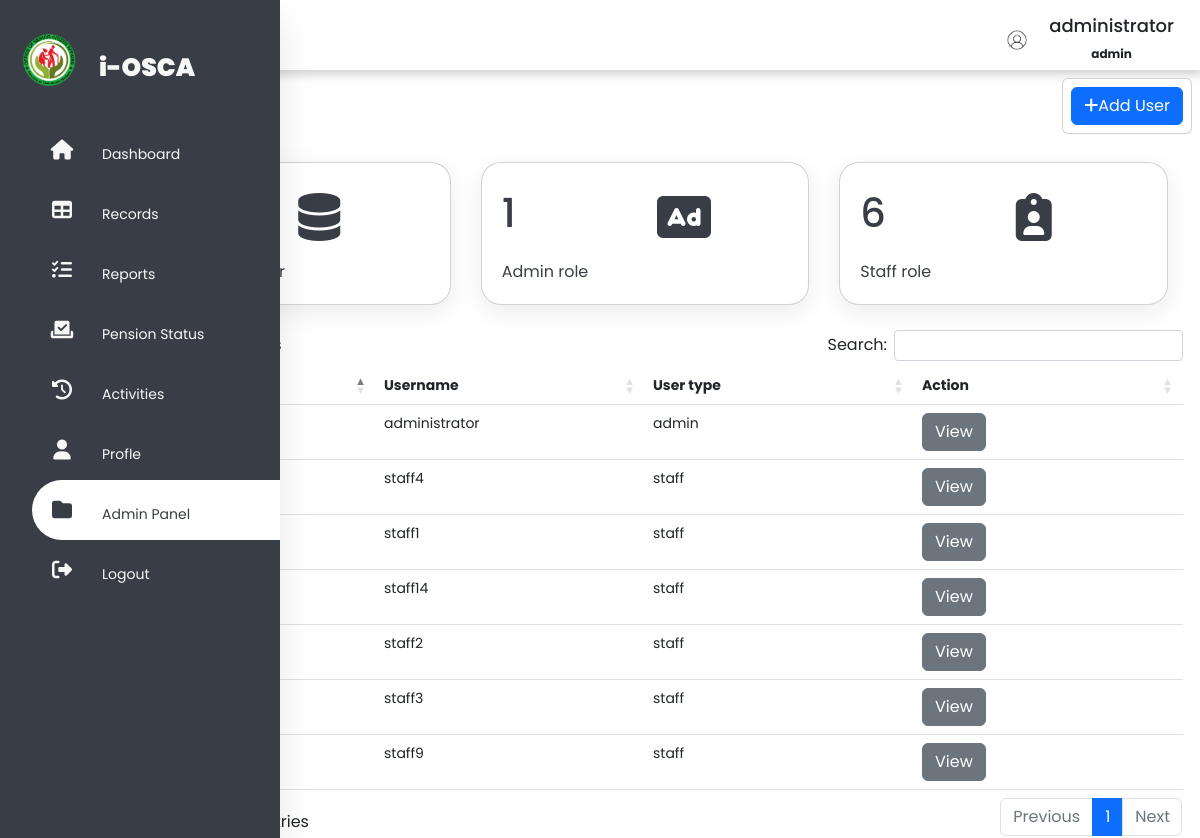
/fxasdasjdk.php (signed in), run on the app's committed database.
### tables this page shows
CREATE TABLE `users` (
  `user_id` int(11) NOT NULL,
  `fm_img` varchar(150) NOT NULL,
  `user_name` varchar(50) NOT NULL,
  `full_name` varchar(150) NOT NULL,
  `email` varchar(50) NOT NULL,
  `contact_num` varchar(150) NOT NULL,
  `fx_street` varchar(150) NOT NULL,
  `fx_municipality` varchar(150) NOT NULL,
  `user_level` varchar(50) NOT NULL,
  `password` text NOT NULL,
  `role_description` varchar(250) NOT NULL
);

### fxasdasjdk.php (the view, shortened to what this page needs)
<?php
include('conn/connection.php');
$records = $conn->query("SELECT * FROM users");
if (isset($_SESSION['user_id']) && isset($_SESSION['user_name']) && ($_SESSION["user_level"]=='admin')) {
    $sql="SELECT COUNT(user_name) as alladm FROM users";
    $a=mysqli_query($conn,$sql);
    $total=mysqli_fetch_assoc($a);
    $sql="SELECT COUNT(*) as adm FROM users WHERE user_level = 'admin'";
    $b=mysqli_query($conn,$sql);
    $admin=mysqli_fetch_assoc($b);
    $sql="SELECT COUNT(*) as staff FROM users WHERE user_level = 'staff'";
    $c=mysqli_query($conn,$sql);
    $staff=mysqli_fetch_assoc($c);
?>
<!DOCTYPE html>
<html lang="end">
<head>
    <link rel="stylesheet" href="https://cdnjs.cloudflare.com/ajax/libs/font-awesome/6.2.0/css/all.min.css">
    <link rel="stylesheet" href="css/bootstrap.min.css">
    <link rel="stylesheet" type="text/css" href="css/dataTables.bootstrap5.min.css">
    <link rel="stylesheet" type="text/css" href="css/g_style.css">
    <link rel="stylesheet" type="text/css" href="css/adminpanel.css">
</head>
<body>
    <nav class="side-nav">
        <ul>
            <li>
                <a href="#" class="logo">
                    <img src="media/header.png" alt="logo">
                    <span class="nav-item">i-OSCA</span>
                </a>
            </li>
            <li><a href="dashboard" id="nav-list">
                    <i class="fas fa-home"></i>
                    <span class="nav-item">Dashboard</span>
                </a></li>
            <li><a href="records" id="nav-list">
                    <i class="fas fa-table"></i>
                    <span class="nav-item">Records</span>
                </a></li>
            <li><a href="reports" id="nav-list">
                    <i class="fas fa-tasks"></i>
                    <span class="nav-item">Reports</span>
                </a></li>
            <li><a href="status" id="nav-list">
                    <i class="fas fa-check-to-slot"></i>
                    <span class="nav-item">Pension Status</span>
                </a></li>
            <li><a href="activities" id="nav-list">
                    <i class="fas fa-solid fa-clock-rotate-left"></i>
                    <span class="nav-item">Activities</span>
                </a></li>
            <li><a href="profile" id="nav-list">
                    <i class="fas fa-user"></i>
                    <span class="nav-item">Profle</span>
                </a></li>
            <li <?php if($_SESSION['user_level']=="staff") echo 'style="display:none;"'; ?>><a href="#" id="nav-list"
                    class="active">
                    <i class="fas fa-folder"></i>
                    <span class="nav-item">Admin Panel</span>
                </a></li>
            <li><a href="function/logout" class="logout" id="nav-list">
                    <i class="fas fa-sign-out-alt"></i>
                    <span class="nav-item">Logout</span>
                </a></li>
        </ul>
    </nav>
    <div class="main-content">
        <header>
            <div class="header-title">
                <h2>
                    <label for="">
                </h2>
            </div>
            <div class="user-wrapper">
                <img src="./image/<?php echo $_SESSION['fm_img']; ?>" class="user_img" alt="user">
                <div>
                    <h5><span class="nav-item"><?php echo $_SESSION['user_name']; ?></span></h5>
                    <p><span class="nav-item"><?php echo $_SESSION['user_level']; ?></span></p>
                </div>
            </div>
        </header>
        <div class="d-flex">
            <div class="p-2 ms-auto m-2 card">
                <button type="button" class="btn btn-primary" data-bs-toggle="modal" data-bs-target="#new">
                    <span><i class="fa-solid fa-plus"></i></span>Add User</button>
            </div>
        </div>
        <div class="container">
            <div class="cardBox">
                <div class="card">
                    <div class="row">
                        <div class="numbers col" id="total"><?php echo $total['alladm']?></div>
                        <div class="col" id="iconBox"><i class="fa-solid fa-database"></i></div>
                        <div class="cardName">Total System User</div>
                    </div>
                </div>
                <div class="card cadmin">
                    <div class="row">
                        <div class="numbers col"><?php echo $admin['adm']?></div>
                        <div class="col" id="iconBox"><i class="fa-solid fa-rectangle-ad"></i></i></div>
                        <div class="cardName">Admin role</div>
                    </div>
                </div>
                <div class="card cadmin">
                    <div class="row">
                        <div class="numbers col"><?php echo $staff['staff']?></div>
                        <div class="col" id="iconBox"><i class="fa-solid fa-clipboard-user"></i></i></div>
                        <div class="cardName">Staff role</div>
                    </div>
                </div>
            </div>
        </div>
        <div class="container">
            <div class="d-flex">
                <div class="w-100" id="container">
                    <table class="table" id="datatable">
                        <thead>
                            <tr>
                                <th scope="col">Profile</th>
                                <th scope="col">Username</th>
                                <th class="d-none d-sm-table-cell" scope="col">User type</th>
                                <th scope="col">Action</th>
                            </tr>
                        </thead>
                        <tbody>
                            <?php foreach($records as $row) :  ?>
                            <tr>
                                <td> <img src="image/<?php echo $row['fm_img'] ?>" class="user_img" /> </td>
                                <td> <?php echo $row['user_name']; ?> </td>
                                <td class="d-none d-sm-table-cell"> <?php echo $row['user_level']; ?> </td>
                                <td> <button id='<?php echo $row['user_id']; ?>' class="view btn btn-secondary"
                                        style="width: auto;" data-bs-toggle="modal"
                                        data-bs-target="#myModal">View</button>
                                </td>
                            </tr>
                            <?php endforeach; ?>
                    </table>
                </div>
            </div>
        </div>
    </div>
</body>
</html>
<?php
}
 ?>

### css/g_style.css (style rules this page uses)
:root { --main-color:#393E46; --secondary-color: #6D9886; --next-color: #F2E7D5; --last-color: #F7F7F7; --gray: #808080; }
* { margin: 0; padding: 0; outline: none; list-style: none; box-sizing: border-box; text-decoration: none; font-family: "Poppins", sans-serif; }
body { background: #fff; }
.side-nav { position: fixed; top: 0; bottom: 0; height: 100%; background: var(--main-color); width: 90px; z-index: 999; overflow: hidden; transition: width 0.2s linear; box-shadow: 0 20px 35px rgba(0, 0, 0, 0.1); }
.logo { text-align: center; transition: all 0.5s ease; margin: 20px 0 20px -75px; }
.logo img { width: 60px; height: 60px; border-radius: 50%; }
.logo span { font-weight: 900; font-size: 25px; }
.side-nav a { position: relative; color: rgb(85, 83, 83); font-size: 14px; text-decoration: none; color: var(--last-color); display: table; width: 300px; padding: 10px; }
li i { position: relative; width: 40px; height: 40px; top: 10px; color: var(--last-color); font-size: 20px; text-align: center; }
.nav-item { position: relative; top: 12px; margin-left: 20px; }
li a.active { background: #fff; color: var(--main-color); border-radius: 30px 0 0 30px; }
a.active i { color: var(--main-color); }
.logout { position: absolute; bottom: 0; }
.main-content { padding: 0 0 0 90px; }
header { display: flex; justify-content: space-between; padding: 1rem; width: 100%; height: 70px; box-shadow: 4px 4px 10px rgba(0, 0, 0, 0.2); }
.header-title { transform: translateY(20%); }
.header-title h2 { font-size: 20px; font-weight:400; }
.user-wrapper { display: flex; margin-right: 10px; align-items: center; }
.user_img { border-radius: 50%; width : 24px; height:24px; }
.user-wrapper h5 { font-size: 18px; }
.user-wrapper div p { text-align: center; font-size: 12px; font-weight: bold; }
.user-wrapper img { margin-top: 10px; }
table { table-layout:fixed; }
.table td { font-size: 14px; }
.table th { font-size: 14px; }

### css/adminpanel.css (style rules this page uses)
:root { --main-color:#393E46; --secondary-color: #6D9886; --next-color: #F2E7D5; --last-color: #F7F7F7; --gray: #808080; }
.cardBox { position: relative; width: 100%; padding: 20px; display: grid; grid-template-columns: repeat(3, 1fr); gap: 30px; }
.cardBox .card { position: relative; background: #fff; padding: 20px; border-radius: 20px; cursor: pointer; box-shadow: 0 7px 25px rgba(0, 0, 0, 0.08); }
.cardBox .card .numbers { position: relative; font-weight: 500; font-size: 2.5em; color: var(--main-color) }
.cardBox .card .cardName { color: var(--main-color); font-size: 1em; margin-top: 5px; }
.cardBox .card .iconBox, #iconBox { font-size: 3em; color: var(--main-color); }
#container { background-color: #fff; height: 300px; margin: 5px; border-radius: 10px; }

### data on the page
users: user_name "administrator", user_level "admin"
users: user_name "staff4", user_level "staff"
users: user_name "staff1", user_level "staff"
users: user_name "staff14", user_level "staff"
users: user_name "staff2", user_level "staff"
users: user_name "staff3", user_level "staff"
users: user_name "staff9", user_level "staff"

### other printed values
$_SESSION['user_name'] "administrator"
$_SESSION['user_level'] "admin"
$admin['adm'] "1"
$staff['staff'] "6"
